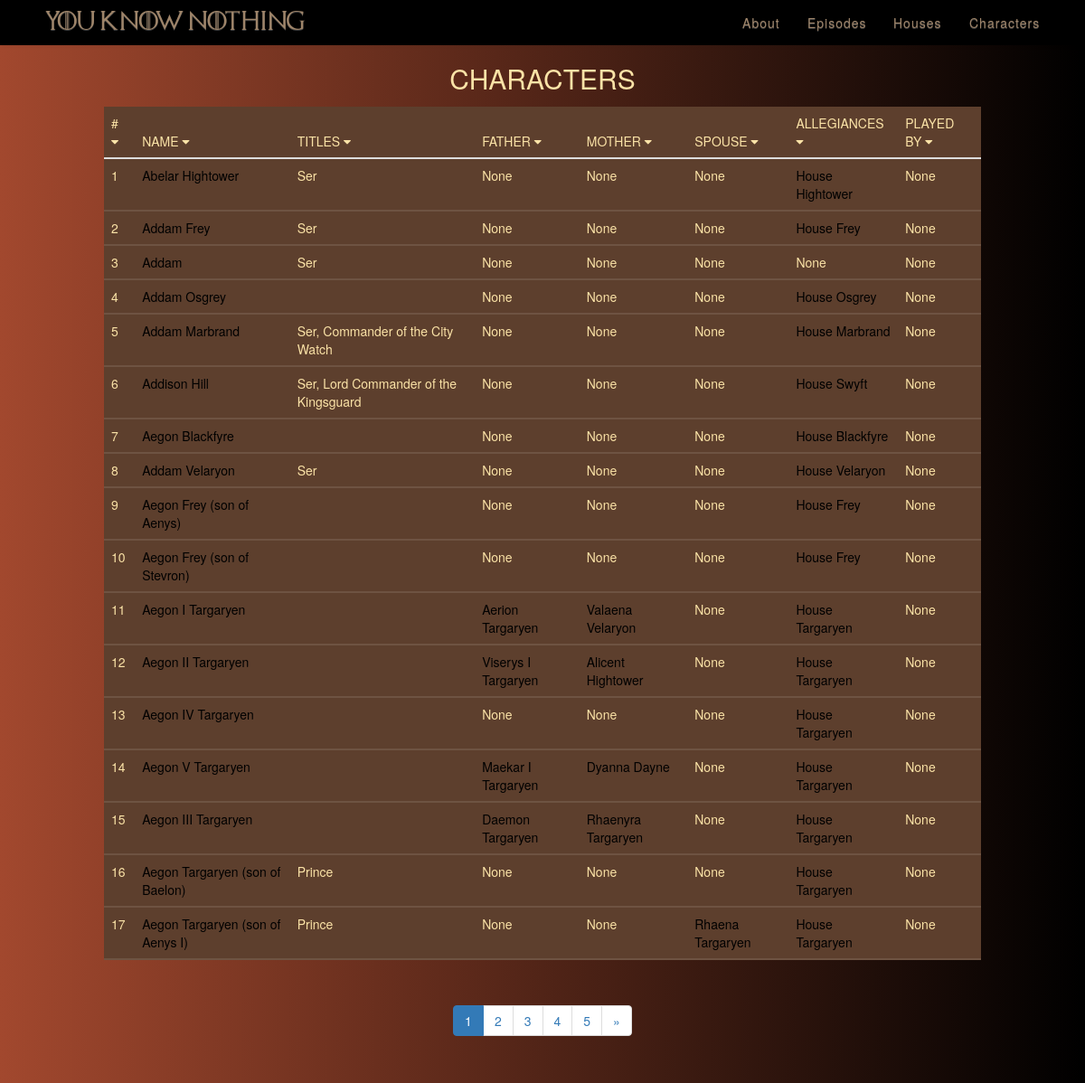
/characters, run on the app's committed database.
### app/models.py (models this page shows, shortened)
class Character(db.Model):
    id = db.Column(db.Integer, primary_key=True)
    name = db.Column(db.String, unique=True)
    titles = db.Column(db.String, unique=True)
    father = db.Column(db.String)
    mother = db.Column(db.String)
    spouse = db.Column(db.String)
    house = db.Column(db.String)
    actor = db.Column(db.String, unique=True)
    imageLink = db.Column(db.String, unique=True)

### app/views.py (the view)
@application.route('/characters', methods=['GET', 'POST'])
@application.route('/characters/<int:page>', methods=['GET', 'POST'])
def characters(page=1):
    characters = models.Character.query.paginate(page, 17, False)
    return render_template('characters.html', characters=characters)

### app/templates/characters.html (shortened to what this page needs)
<!doctype html>
<html>
<head>
    <link rel="stylesheet" href="{{url_for('static',filename='css/style.css')}}">
    <link rel="stylesheet" href="{{ url_for('static', filename='css/models.css') }}">
    <link rel="stylesheet" href="http://maxcdn.bootstrapcdn.com/font-awesome/4.2.0/css/font-awesome.min.css">
    <link rel="stylesheet" href="https://maxcdn.bootstrapcdn.com/bootstrap/3.3.7/css/bootstrap.min.css">
    <link rel="stylesheet" href="https://maxcdn.bootstrapcdn.com/bootstrap/3.3.7/css/bootstrap-theme.min.css">
</head>
<body>
    <div id="nav-row">
        <div ng-app>
            <nav class="navbar">{% include 'navWell.html' %}</nav>
        </div>
    </div>
    <h3 class = "page-title">Characters</h3>
    <div class="col-lg-offset-1 col-lg-10 col-md-12 col-sm-12 col-xs-12">
        <div class="table-responsive">
            <table id="data-table" class="table model-table" style="margin: 0;">
                <thead>
                    <tr>
                        <th> # <i class="fa fa-caret-down" onclick="sortTable(0); myFunction(0);"></i></th>
                        <th> Name <i class="fa fa-caret-down" onclick="sortTable(1); myFunction(1)"></i></th>
                        <th> Titles <i class="fa fa-caret-down"  onclick="sortTable(2); myFunction(2);"></i></th>
                        <th> Father <i class="fa fa-caret-down"  onclick="sortTable(4); myFunction(4)"> </i></th>
                        <th> Mother <i class="fa fa-caret-down"  onclick="sortTable(5); myFunction(5)"></i></th>
                        <th> Spouse <i class="fa fa-caret-down"  onclick="sortTable(6); myFunction(6)"></i></th>
                        <th> Allegiances <i class="fa fa-caret-down"  onclick="sortTable(7); myFunction(7)"></i></th>
                        <th> Played By <i id="arrow" class="fa fa-caret-down"  onclick="sortTable(8); myFunction(8)"></i></th>
                    </tr>
                </thead>
                {% block content %}
                <tbody>
                    {% for character in characters.items %}
                    <tr>
                        <td>{{ character.id }}</td>
                        <td>
                            <a href="{{ url_for('character', name=character.name) }}">{{ character.name }}</a>
                        </td>
                        <td>{{ character.titles }}</td>
                        {% if character.father %}
                        <td><a href="{{ url_for('character', name=character.father) }}">{{ character.father }}</a></td>
                        {% else %}
                        <td>{{ character.father }}</td>
                        {% endif %}
                        {% if character.mother %}
                        <td><a href="{{ url_for('character', name=character.mother) }}">{{ character.mother }}</a></td>
                        {% else %}
                        <td>{{ character.mother }}</td>
                        {% endif %}
                        {% if character.spouse %}
                        <td><a href="{{ url_for('character', name=character.spouse) }}">{{ character.spouse }}</a></td>
                        {% else %}
                        <td>{{ character.spouse }}</td>
                        {% endif %}
                        {% if character.house %}
                        <td><a href="/houses/{{ character.house }}" class="link">{{ character.house }}</a></td>
                        {% else %}
                        <td>{{ character.house }}</td>
                        {% endif %}
                        <td>{{ character.actor }}</td>
                    </tr>
                    {%  endfor %}
            </tbody>
            {% endblock %}
        </table>
    </div>
    <div class="row text-center" style="margin:30px">
        <nav aria-label="Page navigation example">
            <ul class="pagination justify-content-center">
                <li class="page-item active"><a class="page-link" href="{{ url_for('characters', page=characters.page) }}">{{characters.page}}</a></li>
                <li class="page-item"><a class="page-link" href="{{ url_for('characters', page=characters.next_num) }}">{{characters.next_num}}</a></li>
                <li class="page-item"><a class="page-link" href="{{ url_for('characters', page=characters.next_num+1) }}">{{characters.next_num+1}}</a></li>
                <li class="page-item"><a class="page-link" href="{{ url_for('characters', page=characters.next_num+1) }}">{{characters.next_num+2}}</a></li>
                <li class="page-item"><a class="page-link" href="{{ url_for('characters', page=characters.next_num+1) }}">{{characters.next_num+3}}</a></li>
                {% if characters.has_next %}<li class="page-item">
                    <a class="page-link" href="{{ url_for('characters', page=characters.next_num) }}" aria-label="Next">
                        <span aria-hidden="true">&raquo;</span>
                    </a>
                </li>{% endif %}
            </ul>
        </nav>
    </div>
</body>
</html>

### app/templates/navWell.html (shortened to what this page needs)
<!DOCTYPE html>
<html lang="en">
<head>
    <link rel="stylesheet" href="{{ url_for('static', filename='css/style.css') }}">
    <link rel="stylesheet" href="{{ url_for('static', filename='css/hover.css') }}" media="all">
    <link rel="stylesheet" href="{{ url_for('static', filename='css/mobile.css') }}">
</head>
<body>
    <nav class="navbar navbar-default navbar-fixed-top navbar-shrink">
        <div class="container">
            <div class="navbar-header page-scroll">
                <a class="navbar-brand page-scroll" href="/">You know nothing</a>
            </div>
            <div class="collapse navbar-collapse" id="navbar-collapse-1">
                <ul class="nav navbar-nav navbar-right">
                    <li class="">
                        <a class="page-scroll hvr-underline-from-center" href="/about">About</a>
                    </li>
                    <li class="">
                        <a class="page-scroll hvr-underline-from-center" href="/episodes">Episodes</a>
                    </li>
                    <li class="">
                        <a class="page-scroll hvr-underline-from-center" href="/houses">Houses</a>
                    </li>
                    <li class="">
                        <a class="page-scroll hvr-underline-from-center" href="/characters">Characters</a>
                    </li>
                </ul>
            </div>
        </div>
    </nav>
</body>
</html>

### app/static/css/style.css (style rules this page uses)
html { height: 100%; overflow-x: hidden; }
#nav-row { width:100%; background-color: black; }
.navbar-brand { font-family: got-font; color: #9E8469; }
.navbar-fixed-top { width: 100%; }
.nav { background-color: black; color: #9E8469; }
.navbar-collapse a { color: #9E8469; }

### app/static/css/models.css (style rules this page uses)
body { background: #000000; background: -webkit-linear-gradient(to right, #A2482E , #000000); background: linear-gradient(to right, #A2482E , #000000); margin: 50px; }
.page-title { font-size: 30px; color: #FBE3A7; text-transform: uppercase; font-weight: 300; text-align: center; margin-bottom: 15px; }
.model-table { background-color: #5D3F2D; margin-bottom: 0; width: 80%; }
th { padding: 20px 15px; text-align: left; font-weight: 500; font-size: 14px; color: #FBE3A7; text-transform: uppercase; }
td { padding: 20px 15px; padding-left: 15px; text-align: left; vertical-align:middle; font-weight: 300; font-size: 14px; color: #FBE3A7; border-bottom: solid 2px rgba(255,255,255,0.1); }
td a { color: #000; font-weight: 400; }

### app/static/css/mobile.css (style rules this page uses)
nav .container { background-color: black; margin: 0; width: 100%; padding-left: 15px; padding-right: 15px; }
.navbar-default { border-color: transparent; background-color: black; }
.navbar-default .navbar-brand { font-family: got-font; color: #9e8469; }
.navbar-default .navbar-collapse { border-color: rgba(255,255,255,.02); background-color: black; }
.navbar-default .nav li a { font-weight: 400; letter-spacing: 1px; color: #9e8469; }
@media (min-width:768px) { .navbar-default { padding:0; border: 0; background-color: black; -webkit-transition: padding .3s; -moz-transition: padding .3s; transition: padding .3s; } }
@media (min-width:768px) { .navbar-default .navbar-brand { font-size: 2em; -webkit-transition: all .3s; -moz-transition: all .3s; transition: all .3s; } }
@media (min-width:768px) { .navbar-default.navbar-shrink { padding: 0; background-color: black; } }
@media (min-width:768px) { .navbar-default.navbar-shrink .navbar-brand { font-size: 1.5em; } }
@media (min-width:768px) { nav .container { background-color: black; margin: 0; width: 100%; padding-left: 50px; padding-right: 50px; } }

### data on the page
Character: id "1", name "Abelar Hightower", titles "Ser", father "None", mother "None", spouse "None", house "House Hightower", actor "None"
Character: id "2", name "Addam Frey", titles "Ser", father "None", mother "None", spouse "None", house "House Frey", actor "None"
Character: id "3", name "Addam", titles "Ser", father "None", mother "None", spouse "None", house "None", actor "None"
Character: id "4", name "Addam Osgrey", father "None", mother "None", spouse "None", house "House Osgrey", actor "None"
Character: id "5", name "Addam Marbrand", titles "Ser, Commander of the City Watch", father "None", mother "None", spouse "None", house "House Marbrand", actor "None"
Character: id "6", name "Addison Hill", titles "Ser, Lord Commander of the Kingsguard", father "None", mother "None", spouse "None", house "House Swyft", actor "None"
Character: id "7", name "Aegon Blackfyre", father "None", mother "None", spouse "None", house "House Blackfyre", actor "None"
Character: id "8", name "Addam Velaryon", titles "Ser", father "None", mother "None", spouse "None", house "House Velaryon", actor "None"
Character: id "9", name "Aegon Frey (son of Aenys)", father "None", mother "None", spouse "None", house "House Frey", actor "None"
Character: id "10", name "Aegon Frey (son of Stevron)", father "None", mother "None", spouse "None", house "House Frey", actor "None"
Character: id "11", name "Aegon I Targaryen", father "Aerion Targaryen", mother "Valaena Velaryon", spouse "None", house "House Targaryen", actor "None"
Character: id "12", name "Aegon II Targaryen", father "Viserys I Targaryen", mother "Alicent Hightower", spouse "None", house "House Targaryen", actor "None"
Character: id "13", name "Aegon IV Targaryen", father "None", mother "None", spouse "None", house "House Targaryen", actor "None"
Character: id "14", name "Aegon V Targaryen", father "Maekar I Targaryen", mother "Dyanna Dayne", spouse "None", house "House Targaryen", actor "None"
Character: id "15", name "Aegon III Targaryen", father "Daemon Targaryen", mother "Rhaenyra Targaryen", spouse "None", house "House Targaryen", actor "None"
Character: id "16", name "Aegon Targaryen (son of Baelon)", titles "Prince", father "None", mother "None", spouse "None", house "House Targaryen", actor "None"
Character: id "17", name "Aegon Targaryen (son of Aenys I)", titles "Prince", father "None", mother "None", spouse "Rhaena Targaryen", house "House Targaryen", actor "None"

### other printed values
{{ characters.page }} "1"
{{ characters.next_num }} "2"
{{ characters.next_num+1 }} "3"
{{ characters.next_num+2 }} "4"
{{ characters.next_num+3 }} "5"
